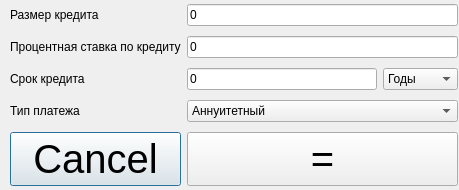
<?xml version="1.0" encoding="UTF-8"?>
<ui version="4.0">
 <class>CreditCalc</class>
 <widget class="QDialog" name="CreditCalc">
  <property name="geometry">
   <rect>
    <x>0</x>
    <y>0</y>
    <width>459</width>
    <height>190</height>
   </rect>
  </property>
  <property name="windowTitle">
   <string>Dialog</string>
  </property>
  <widget class="QWidget" name="layoutWidget">
   <property name="geometry">
    <rect>
     <x>10</x>
     <y>0</y>
     <width>448</width>
     <height>193</height>
    </rect>
   </property>
   <layout class="QGridLayout" name="gridLayout">
    <item row="0" column="0">
     <widget class="QLabel" name="label">
      <property name="text">
       <string>Размер кредита</string>
      </property>
     </widget>
    </item>
    <item row="0" column="1">
     <widget class="QLineEdit" name="lineTotalAmount">
      <property name="text">
       <string>0</string>
      </property>
     </widget>
    </item>
    <item row="1" column="0">
     <widget class="QLabel" name="label_2">
      <property name="text">
       <string>Процентная ставка по кредиту</string>
      </property>
     </widget>
    </item>
    <item row="1" column="1">
     <widget class="QLineEdit" name="lineInterestRate">
      <property name="text">
       <string>0</string>
      </property>
     </widget>
    </item>
    <item row="2" column="0">
     <widget class="QLabel" name="label_3">
      <property name="text">
       <string>Срок кредита</string>
      </property>
     </widget>
    </item>
    <item row="2" column="1">
     <layout class="QHBoxLayout" name="horizontalLayout">
      <item>
       <widget class="QLineEdit" name="lineTerm">
        <property name="text">
         <string>0</string>
        </property>
       </widget>
      </item>
      <item>
       <widget class="QComboBox" name="comboBox_2">
        <item>
         <property name="text">
          <string>Годы</string>
         </property>
        </item>
        <item>
         <property name="text">
          <string>Месяцы</string>
         </property>
        </item>
       </widget>
      </item>
     </layout>
    </item>
    <item row="3" column="0">
     <widget class="QLabel" name="label_4">
      <property name="text">
       <string>Тип платежа</string>
      </property>
     </widget>
    </item>
    <item row="3" column="1">
     <widget class="QComboBox" name="comboBoxType">
      <item>
       <property name="text">
        <string>Аннуитетный</string>
       </property>
      </item>
      <item>
       <property name="text">
        <string>Дифференцированный</string>
       </property>
      </item>
     </widget>
    </item>
    <item row="4" column="0">
     <widget class="QPushButton" name="pushButton_Quit">
      <property name="font">
       <font>
        <pointsize>30</pointsize>
       </font>
      </property>
      <property name="text">
       <string>Cancel</string>
      </property>
     </widget>
    </item>
    <item row="4" column="1">
     <widget class="QPushButton" name="pushButton_Result">
      <property name="font">
       <font>
        <pointsize>30</pointsize>
       </font>
      </property>
      <property name="text">
       <string>=</string>
      </property>
     </widget>
    </item>
   </layout>
  </widget>
 </widget>
 <resources/>
 <connections/>
</ui>
